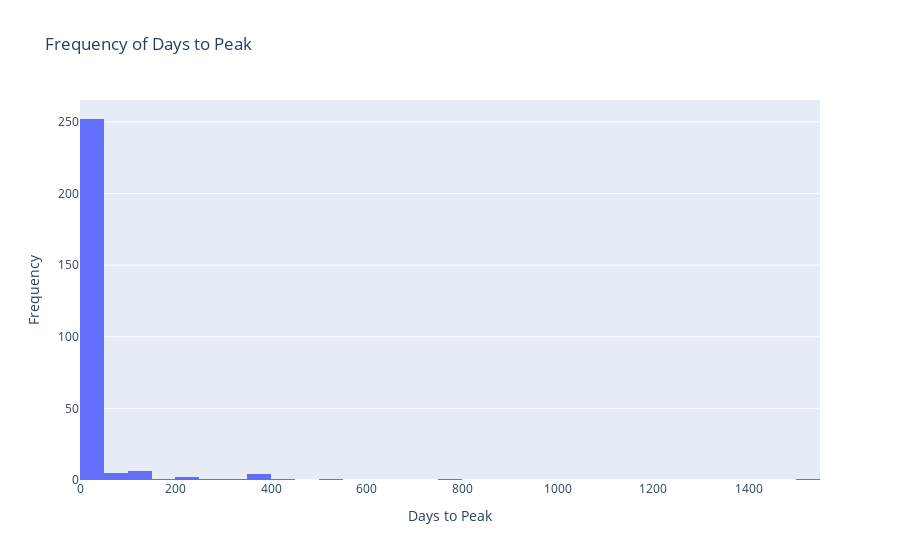

Notebook code cell kept with this figure:
### Code cell
fig = px.histogram(df,
                   x='Days to Peak',
                   title="Frequency of Days to Peak")
fig.update_layout(xaxis_title="Days to Peak",
                 yaxis_title="Frequency")
fig.show()

### Figure 1 — Plotly figure (JSON) as saved in the notebook; plotly's stock layout.template omitted (floating-point values rounded to 4 significant figures; data arrays with more than 128 entries replaced by an {"elided": "..."} marker saying what was removed)
{"data": [{"bingroup": "x", "hovertemplate": "Days to Peak=%{x}<br>count=%{y}<extra></extra>", "legendgroup": "", "marker": {"color": "#636efa", "pattern": {"shape": ""}}, "name": "", "orientation": "v", "showlegend": false, "type": "histogram", "x": {"elided": "276 int values"}, "xaxis": "x", "yaxis": "y"}], "layout": {"barmode": "relative", "legend": {"tracegroupgap": 0}, "title": {"text": "Frequency of Days to Peak"}, "xaxis": {"anchor": "y", "domain": [0, 1], "title": {"text": "Days to Peak"}}, "yaxis": {"anchor": "x", "domain": [0, 1], "title": {"text": "Frequency"}}}}
